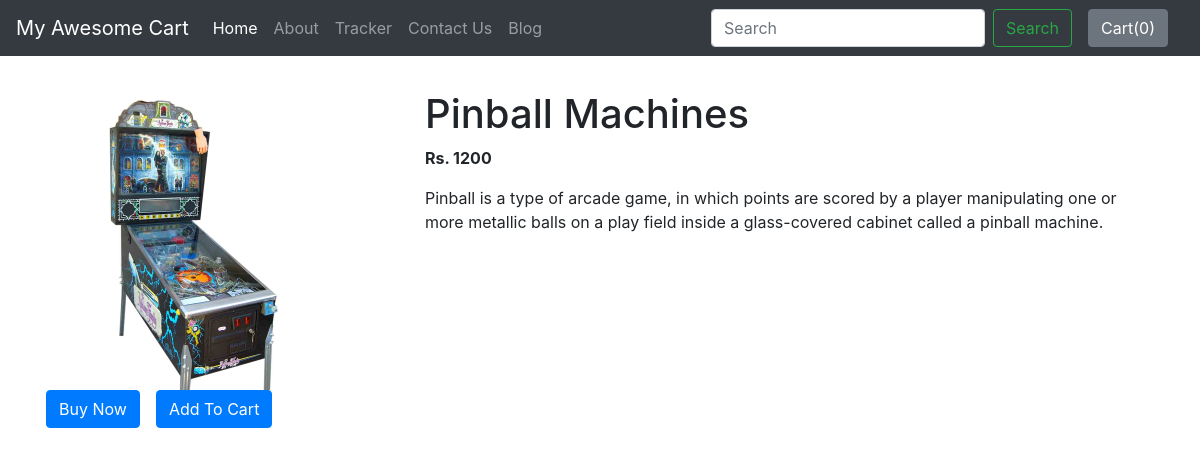
Page /shop/products/5 on the committed database.
### shop/models.py (models this page shows)
class Product(models.Model):
    product_id = models.AutoField
    product_name = models.CharField(max_length=50)
    category = models.CharField(max_length=50,default="")
    subcategory = models.CharField(max_length=50,default="")
    price = models.IntegerField(default=0)
    image = models.ImageField(upload_to='shop/images',default="")
    desc = models.CharField(max_length=300)
    pub_date = models.DateField()
    def __str__(self):
        return self.product_name

### shop/views.py (the view)
# urls.py: path('products/<int:myid>',views.productview,name='productview'),
def productview(request,myid):
    product = Product.objects.filter(id=myid)
    print(product)
    return render(request, 'shop/prodview.html',{'product':product[0]})

### shop/templates/shop/prodview.html (shortened to what this page needs)
{% extends 'shop/basic.html' %}
{% block body %}
<div class="container" style="margin-top:90px;">
  <div class="row">
    <div class="col-md-4">
      <img src="/media/{{product.image}}" alt="" width="300px" height="300px">
      <div class="row">
        <button type="button" class="btn btn-primary mx-3" name="button">Buy Now</button>
        <button type="button" class="btn btn-primary" name="button">Add To Cart</button>
      </div>
    </div>
    <div class="col-md-8">
      <h1>{{product.product_name}}</h1>
      <p><b>Rs. {{product.price}}</b></p>
      <p>{{product.desc}}</p>
    </div>
  </div>
</div>
{% endblock %}

### rows in the picture
Product: image (picture), product_name "Pinball Machines", price "1200", desc "Pinball is a type of arcade game, in which points are scored by a player manipulating one or more metallic balls on a play field inside a glass-covered cabinet called a pinball machine."
